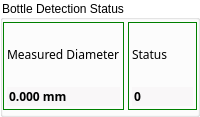
      <widget class="QGroupBox" name="groupBoxCounterMeasureBottle">
       <property name="styleSheet">
        <string notr="true">QGroupBox{
    background-color: transparent;
}</string>
       </property>
       <property name="title">
        <string>Bottle Detection Status</string>
       </property>
       <layout class="QGridLayout" name="gridLayout_40">
        <property name="leftMargin">
         <number>0</number>
        </property>
        <property name="topMargin">
         <number>2</number>
        </property>
        <property name="rightMargin">
         <number>0</number>
        </property>
        <property name="bottomMargin">
         <number>4</number>
        </property>
        <property name="spacing">
         <number>4</number>
        </property>
        <item row="0" column="0">
         <widget class="ContentBoardItem" name="widgetDashBoardMeasureNeckDiameter" native="true">
          <property name="minimumSize">
           <size>
            <width>0</width>
            <height>88</height>
           </size>
          </property>
          <property name="maximumSize">
           <size>
            <width>16777215</width>
            <height>88</height>
           </size>
          </property>
          <property name="styleSheet">
           <string notr="true">/*QFrame{
     background:rgb(249,247,248);
     min-height: 80px;
     max-height: 80px;
}

QLabel{
  background:rgb(249,247,248);
  color: rgb(39,51,66);
  font-size: 16px;
  font-family: Siemens Sans;
  min-height: 20px;
  max-height: 20px;
}

QDoubleSpinBox{
  background:rgb(249,247,248);
  color: rgb(39,51,66);
  font-size: 16px;
  font-weight: bold;
  font-family: Siemens Sans;
  min-height: 32px;
  max-height: 32px;
}
*/

QDoubleSpinBox{
min-width: 0px;
border: 0px;
}
QWidget{
     border: 1px solid rgb(0,128,0);
 }

QLabel{
   border: 0px solid rgb(0,128,0);
}




</string>
          </property>
          <layout class="QGridLayout" name="gridLayout_64">
           <property name="leftMargin">
            <number>4</number>
           </property>
           <property name="topMargin">
            <number>4</number>
           </property>
           <property name="rightMargin">
            <number>4</number>
           </property>
           <property name="bottomMargin">
            <number>4</number>
           </property>
           <property name="spacing">
            <number>4</number>
           </property>
           <item row="2" column="0">
            <widget class="QDoubleSpinBox" name="doubleSpinBoxMeasureNeckDiameter">
             <property name="font">
              <font>
               <family>Siemens Sans</family>
               <weight>75</weight>
               <bold>true</bold>
              </font>
             </property>
             <property name="styleSheet">
              <string notr="true">QDoubleSpinBox
{
 background:rgb(249,247,248);
 min-width: 0px;
 border: 0px;
 }
[STATE = &quot;Error&quot;]
{ 
 background:rgb(202, 51, 51);
 min-width: 0px;
 border: 0px;
 }

QDoubleSpinBox[STATE =&quot;Warning&quot;]
{ 
 background:rgb(234, 206, 33);
 min-width: 0px;
 border: 0px;
 }

</string>
             </property>
             <property name="wrapping">
              <bool>false</bool>
             </property>
             <property name="frame">
              <bool>false</bool>
             </property>
             <property name="readOnly">
              <bool>true</bool>
             </property>
             <property name="buttonSymbols">
              <enum>QAbstractSpinBox::NoButtons</enum>
             </property>
             <property name="suffix">
              <string> mm</string>
             </property>
             <property name="decimals">
              <number>3</number>
             </property>
             <property name="minimum">
              <double>0.000000000000000</double>
             </property>
             <property name="maximum">
              <double>10000.000000000000000</double>
             </property>
             <property name="singleStep">
              <double>0.001000000000000</double>
             </property>
            </widget>
           </item>
           <item row="0" column="0">
            <widget class="QLabel" name="labelDashBoardMeasureNeckDiameter">
             <property name="font">
              <font>
               <family>Siemens Sans</family>
              </font>
             </property>
             <property name="styleSheet">
              <string notr="true"/>
             </property>
             <property name="text">
              <string>Measured Diameter</string>
             </property>
            </widget>
           </item>
          </layout>
         </widget>
        </item>
        <item row="0" column="1">
         <widget class="ContentBoardItem" name="widgetDashBoardCounterEdgeNotOk" native="true">
          <property name="minimumSize">
           <size>
            <width>0</width>
            <height>88</height>
           </size>
          </property>
          <property name="maximumSize">
           <size>
            <width>16777215</width>
            <height>88</height>
           </size>
          </property>
          <property name="styleSheet">
           <string notr="true">/*QFrame{
     background:rgb(249,247,248);
    border: 1px solid rgb(0,255,0);
     min-height: 80px;
     max-height: 80px;
}

QLabel{
  background:rgb(249,247,248);
  color: rgb(39,51,66);
  border: 0px solid rgb(255,255,0);
  font-size: 16px;
  font-family: Siemens Sans;
  min-height: 20px;
  max-height: 20px;
}

*/
QDoubleSpinBox{
min-width: 0px;
border: 0px;
}
QWidget{
     border: 1px solid rgb(0,128,0);
 }

QLabel{
   border: 0px solid rgb(0,128,0);
}
</string>
          </property>
          <layout class="QGridLayout" name="gridLayout_52">
           <property name="leftMargin">
            <number>4</number>
           </property>
           <property name="topMargin">
            <number>4</number>
           </property>
           <property name="rightMargin">
            <number>4</number>
           </property>
           <property name="bottomMargin">
            <number>4</number>
           </property>
           <property name="spacing">
            <number>4</number>
           </property>
           <item row="0" column="0">
            <widget class="QLabel" name="labelDashBoardResultInfo">
             <property name="font">
              <font>
               <family>Siemens Sans</family>
              </font>
             </property>
             <property name="text">
              <string>Status</string>
             </property>
            </widget>
           </item>
           <item row="1" column="0">
            <widget class="QDoubleSpinBox" name="doubleSpinBoxResultInfo">
             <property name="minimumSize">
              <size>
               <width>0</width>
               <height>0</height>
              </size>
             </property>
             <property name="font">
              <font>
               <family>Siemens Sans</family>
               <weight>75</weight>
               <bold>true</bold>
              </font>
             </property>
             <property name="styleSheet">
              <string notr="true">QDoubleSpinBox
{
 background:rgb(249,247,248);
 min-width: 0px;
 border: 0px;
 }
[STATE = &quot;Error&quot;]
{ 
 background:rgb(202, 51, 51);
 min-width: 0px;
 border: 0px;
 }

QDoubleSpinBox[STATE =&quot;Warning&quot;]
{ 
 background:rgb(234, 206, 33);
 min-width: 0px;
 border: 0px;
 }
</string>
             </property>
             <property name="readOnly">
              <bool>true</bool>
             </property>
             <property name="buttonSymbols">
              <enum>QAbstractSpinBox::NoButtons</enum>
             </property>
             <property name="decimals">
              <number>0</number>
             </property>
            </widget>
           </item>
          </layout>
         </widget>
        </item>
       </layout>
      </widget>
